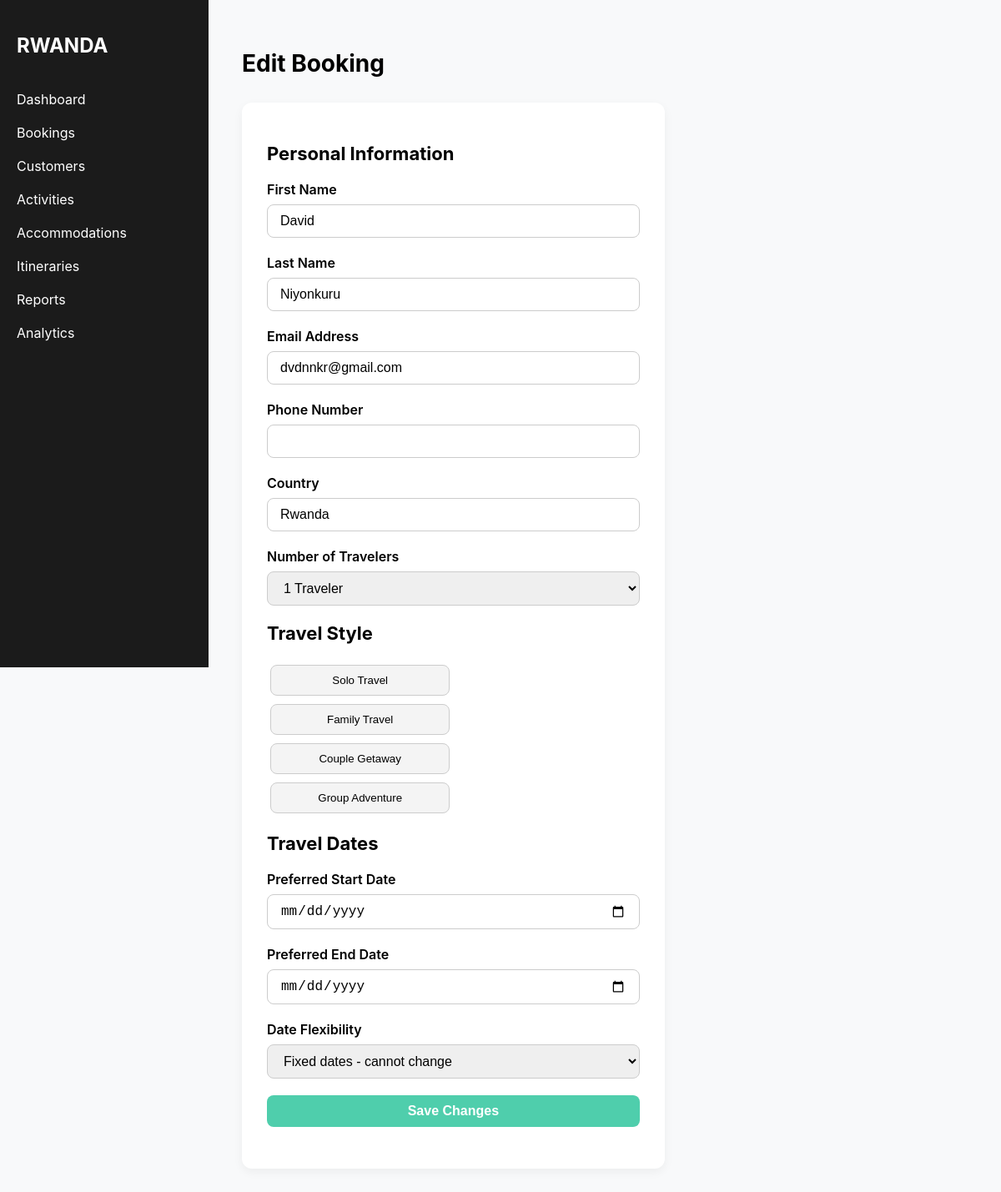
Screenshot of /dashboard/booking/17/edit/ with the database file from the repository.
### core/models.py (models this page shows, shortened)
class TravelBooking(models.Model):
    STATUS_CHOICES = [
        ('pending', 'Pending'),
        ('processed', 'Processed'),
        ('confirmed', 'Confirmed'),
        ('cancelled', 'Cancelled'),
    ]
    TRAVEL_TYPE_CHOICES = [
        ('solo', 'Solo Travel'),
        ('family', 'Family Travel'),
        ('couple', 'Couple Getaway'),
        ('group', 'Group Adventure'),
    ]
    TRAVELERS_CHOICES = [
        ('1', '1 Traveler (Solo)'),
        ('2', '2 Travelers (Couple)'),
        ('3', '3 Travelers'),
        ('4', '4 Travelers'),
        ('5', '5 Travelers'),
        ('6', '6 Travelers'),
        ('7', '7 Travelers'),
        ('8', '8 Travelers'),
        ('9-15', '9-15 Travelers (Group)'),
        ('16+', '16+ Travelers (Large Group)'),
    ]
    FLEXIBILITY_CHOICES = [
        ('fixed', 'Fixed dates - cannot change'),
        ('flexible-few-days', 'Flexible ± 2-3 days'),
        ('flexible-week', 'Flexible ± 1 week'),
        ('flexible-month', 'Flexible - planning months in advance'),
    ]
    ACCOMMODATION_CHOICES = [
        ('luxury', '5-Star Luxury'),
        ('boutique', 'Boutique Lodges'),
        ('mid-range', 'Mid-Range Hotels'),
        ('budget', 'Budget-Friendly'),
    ]
    first_name = models.CharField(max_length=100)
    last_name = models.CharField(max_length=100)
    email = models.EmailField(db_index=True)
    phone = models.CharField(max_length=20)
    country = models.CharField(max_length=100)
    travelers = models.CharField(max_length=20, choices=TRAVELERS_CHOICES)
    travel_type = models.CharField(max_length=20, choices=TRAVEL_TYPE_CHOICES, blank=True, null=True)
    start_date = models.DateField(blank=True, null=True)
    end_date = models.DateField(blank=True, null=True)
    date_flexibility = models.CharField(max_length=30, choices=FLEXIBILITY_CHOICES, default='flexible-month')
    duration = models.IntegerField(validators=[MinValueValidator(1), MaxValueValidator(21)], default=7)
    activities = models.TextField(default='[]', blank=True)
    accommodation = models.CharField(max_length=20, choices=ACCOMMODATION_CHOICES, blank=True, null=True)
    budget = models.IntegerField(validators=[MinValueValidator(1000), MaxValueValidator(15000)], default=5000)
    special_requests = models.TextField(blank=True)
    status = models.CharField(max_length=20, choices=STATUS_CHOICES, default='pending')
    is_processed = models.BooleanField(default=False)
    processed_at = models.DateTimeField(null=True, blank=True)
    created_at = models.DateTimeField(auto_now_add=True)
    updated_at = models.DateTimeField(auto_now=True)
    class Meta:
        ordering = ['-created_at']
        indexes = [
            models.Index(fields=['email']),
            models.Index(fields=['status']),
        ]

### core/views.py (the view)
# urls.py: path('dashboard/booking/<int:pk>/edit/', booking_edit, name='booking_edit'),
def booking_edit(request, pk):
    booking = get_object_or_404(TravelBooking, pk=pk)
    if request.method == 'POST':
        form = TravelBookingForm(request.POST, instance=booking)
        if form.is_valid():
            form.save()
            return redirect('dashboard')  # or your dashboard page
    else:
        form = TravelBookingForm(instance=booking)
    return render(request, 'adminpanel/booking_edit.html', {'form': form, 'booking': booking})

### core/templates/adminpanel/booking_edit.html (shortened to what this page needs)
<!DOCTYPE html>
<html lang="en">
<head>
</head>
<body>
    <div class="sidebar">
        <h2>RWANDA</h2>
        <ul>
            <li><a href="#">Dashboard</a></li>
            <li><a href="#">Bookings</a></li>
            <li><a href="#">Customers</a></li>
            <li><a href="#">Activities</a></li>
            <li><a href="#">Accommodations</a></li>
            <li><a href="#">Itineraries</a></li>
            <li><a href="#">Reports</a></li>
            <li><a href="#">Analytics</a></li>
        </ul>
    </div>
    <form method="POST" action="{% url 'booking_edit' booking.id %}">
    <div class="main">
        <h1>Edit Booking</h1>
        <div class="card">
            <h2>Personal Information</h2>
            <div class="form-group">
                <label for="first_name">First Name</label>
                <input type="text" id="first_name" value="{{ booking.first_name }}">
            </div>
            <div class="form-group">
                <label for="last_name">Last Name</label>
                <input type="text" id="last_name" value="{{ booking.last_name }}">
            </div>
            <div class="form-group">
                <label for="email">Email Address</label>
                <input type="email" id="email" value="{{ booking.email }}">
            </div>
            <div class="form-group">
                <label for="phone_number">Phone Number</label>
                <input type="text" id="phone_number" value="{{ booking.phone_number }}">
            </div>
            <div class="form-group">
                <label for="country">Country</label>
                <input type="text" id="country" value="{{ booking.country }}">
            </div>
            <div class="form-group">
                <label for="number_of_travelers">Number of Travelers</label>
                <select id="number_of_travelers">
                    <option value="1" {% if booking.number_of_travelers == 1 %}selected{% endif %}>1 Traveler</option>
                </select>
            </div>
            <h2>Travel Style</h2>
            <div class="travel-style-btns">
                <button type="button" data-travel="solo">Solo Travel</button>
                <button type="button" data-travel="family">Family Travel</button>
                <button type="button" data-travel="couple">Couple Getaway</button>
                <button type="button" data-travel="group">Group Adventure</button>
            </div>
            <h2>Travel Dates</h2>
            <div class="form-group">
                <label for="start_date">Preferred Start Date</label>
                <input type="date" id="start_date" value="{{ booking.start_date }}">
            </div>
            <div class="form-group">
                <label for="end_date">Preferred End Date</label>
                <input type="date" id="end_date" value="{{ booking.end_date }}">
            </div>
            <div class="form-group">
                <label for="date_flexibility">Date Flexibility</label>
                <select id="date_flexibility">
                    <option value="fixed" {% if booking.date_flexibility == 'fixed' %}selected{% endif %}>Fixed dates - cannot change</option>
                </select>
            </div>
            <div class="form-group">
                <button id="saveBtn">Save Changes</button>
            </div>
        </div>
    </div>
</form>
</body>
</html>

### core/templates/adminpanel/booking_edit.html (style rules this page uses)
body { font-family: 'Inter', sans-serif; margin: 0; background-color: #f8f9fa; display: flex; }
.sidebar { width: 250px; background-color: #1b1b1b; color: white; height: 100vh; padding: 20px; box-sizing: border-box; }
.sidebar h2 { font-size: 24px; margin-bottom: 40px; }
.sidebar ul { list-style: none; padding: 0; }
.sidebar ul li { margin: 20px 0; }
.sidebar ul li a { color: white; text-decoration: none; display: flex; align-items: center; }
.main { flex: 1; padding: 40px; }
.main h1 { margin-bottom: 30px; font-size: 28px; }
.card { background-color: white; border-radius: 12px; padding: 30px; box-shadow: 0 4px 12px rgba(0,0,0,0.05); max-width: 800px; margin: auto; }
.card h2 { margin-bottom: 20px; font-size: 22px; }
.form-group { margin-bottom: 20px; }
.form-group label { display: block; font-weight: 600; margin-bottom: 8px; }
.form-group input, .form-group select, .form-group button { width: 100%; padding: 10px 15px; border-radius: 8px; border: 1px solid #ccc; font-size: 16px; box-sizing: border-box; }
.form-group button { background-color: #4fceac; color: white; border: none; cursor: pointer; font-weight: 600; }
.travel-style-btns button { width: 48%; margin: 5px 1%; padding: 10px; border: 1px solid #ccc; border-radius: 8px; background-color: #f4f4f4; cursor: pointer; }

### rows the page displays
TravelBooking: first_name "David", last_name "Niyonkuru", email "dvdnnkr@gmail.com", country "Rwanda"
